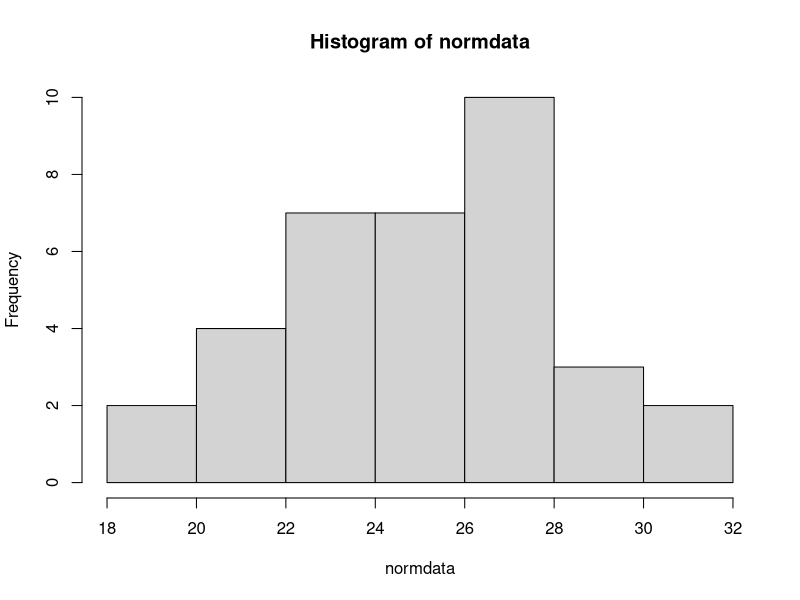
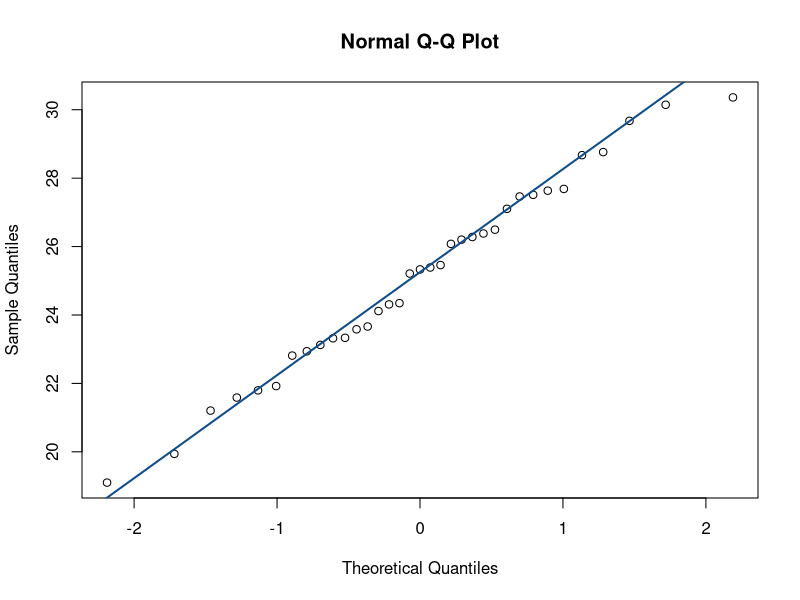
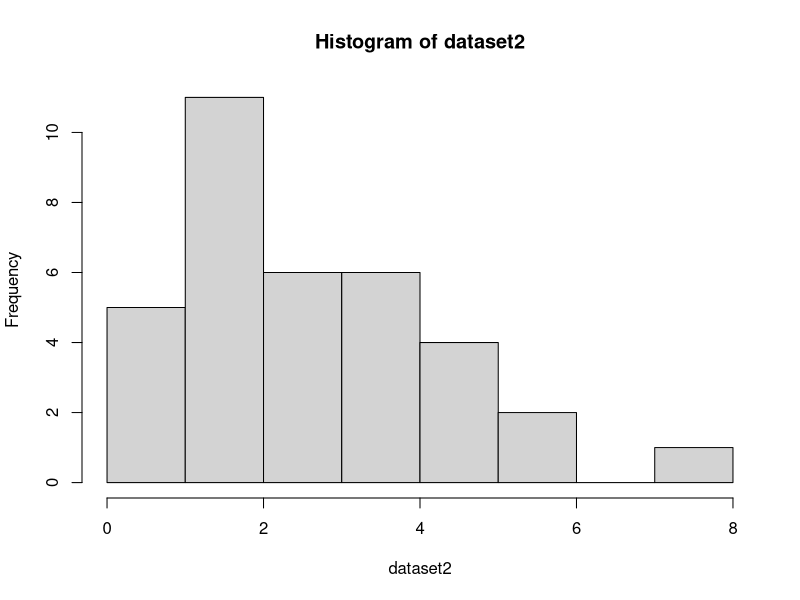
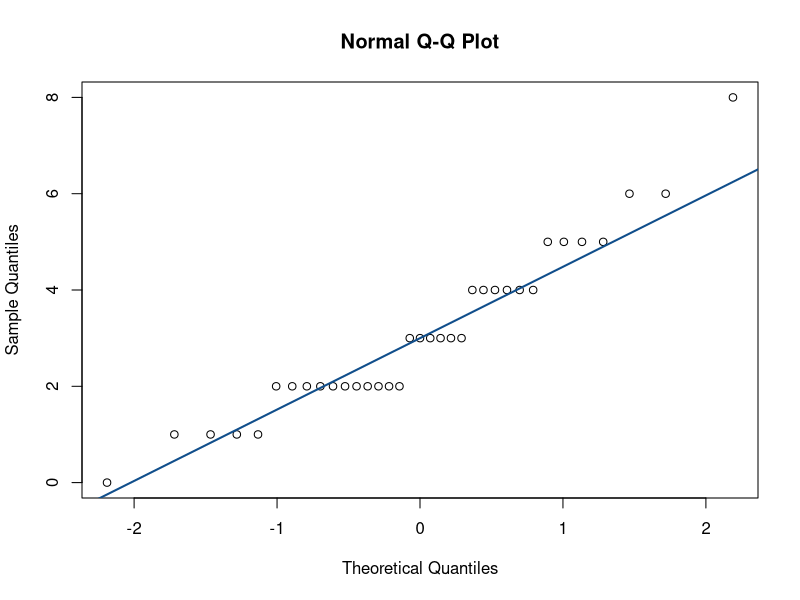
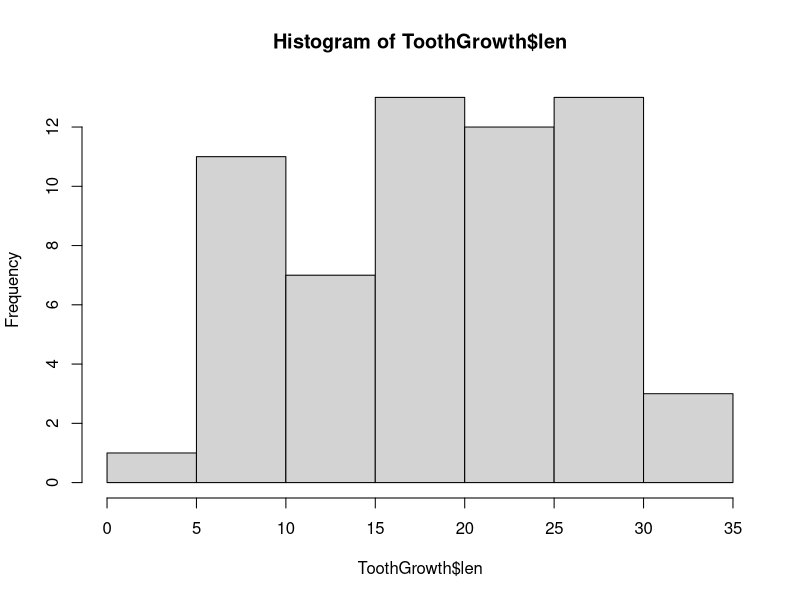
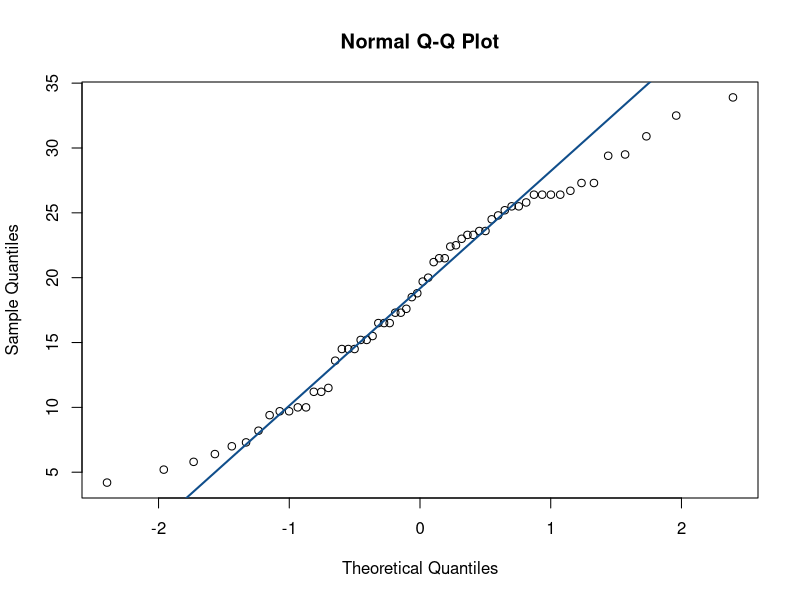

Recreate these plots in R, in order.
## ---- chunk 1
library(ggpubr)
set.seed(123)
normdata <- rnorm(35, mean = 25, sd = 3)
hist(normdata)
qqnorm(normdata)
qqline(normdata, col = "dodgerblue4", lwd = 2)
## ---- chunk 2
shapiro.test(normdata)
## ---- chunk 3
set.seed(1)
library(dplyr)
dataset2 <- rpois(35, lambda = 3)
hist(dataset2) # looks skewed
qqnorm(dataset2) 
qqline(dataset2, col = "dodgerblue4", lwd = 2)
## ---- chunk 4
shapiro.test(dataset2)
## ---- chunk 5
data("ToothGrowth")
head(ToothGrowth)
hist(ToothGrowth$len)
qqnorm(ToothGrowth$len)
qqline(ToothGrowth$len, col = "dodgerblue4", lwd = 2) #looks fairly normal but might have some difference
## ---- chunk 6
shapiro.test(ToothGrowth$len)
